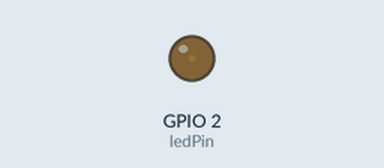
Recording of a sketch running on a simulated ESP32. Shown: output pins drawn as LEDs (lit = HIGH).

Above: at 0.05 s.
At 1.15 s:
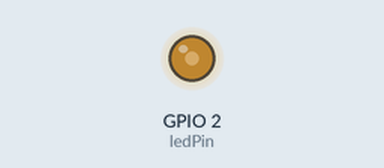
At 2.3 s:
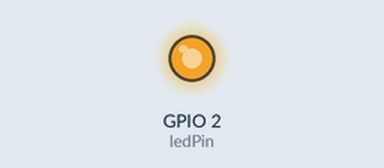
At 4.6 s:
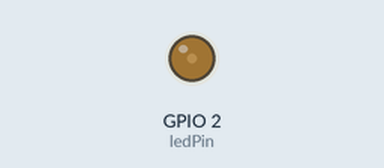
Timing chart, 0 to 6.7 s (numbered marks = the images above):
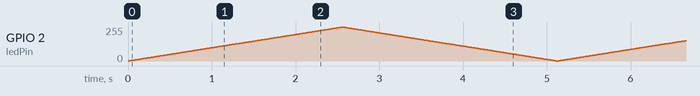

The sketch:

pwm_control.ino
```cpp
#include "pwm_control.h"

pwm pwmc;
const int ledPin = 2;

// setting PWM properties
const int freq = 5000;
const int ledChannel = 0;
const int resolution = 8;

void setup(){
  // configure LED PWM functionalitites
  ledcSetup(ledChannel, freq, resolution);
   // attach the channel to the GPIO to be controlled
  ledcAttachPin(ledPin, ledChannel);
}

void loop() {
  pwmc.pwmcontrol();

}
```

pwm_control.cpp
```cpp
# include "Arduino.h"
#include "pwm_control.h"

 pwm::pwm(){
 }

void pwm::pwmcontrol(){


 int ledChannel = 0;

  // increase the LED brightness
  for(int dutyCycle = 0; dutyCycle <= 255; dutyCycle++){
    // changing the LED brightness with PWM
    ledcWrite(ledChannel, dutyCycle);
    delay(10);
  }
  // decrease the LED brightness
  for(int dutyCycle = 255; dutyCycle >= 0; dutyCycle--){
    // changing the LED brightness with PWM
    ledcWrite(ledChannel, dutyCycle);
    delay(10);
  }
}
```

pwm_control.h
```cpp
#ifndef LED_H
#define LED_H


#include <Arduino.h>

//Creating a class called pwm
class pwm
{
  public:

   //Constructor
   pwm();

   //Creating a function called pwmcontrol
   void pwmcontrol();

 };

#endif
```
